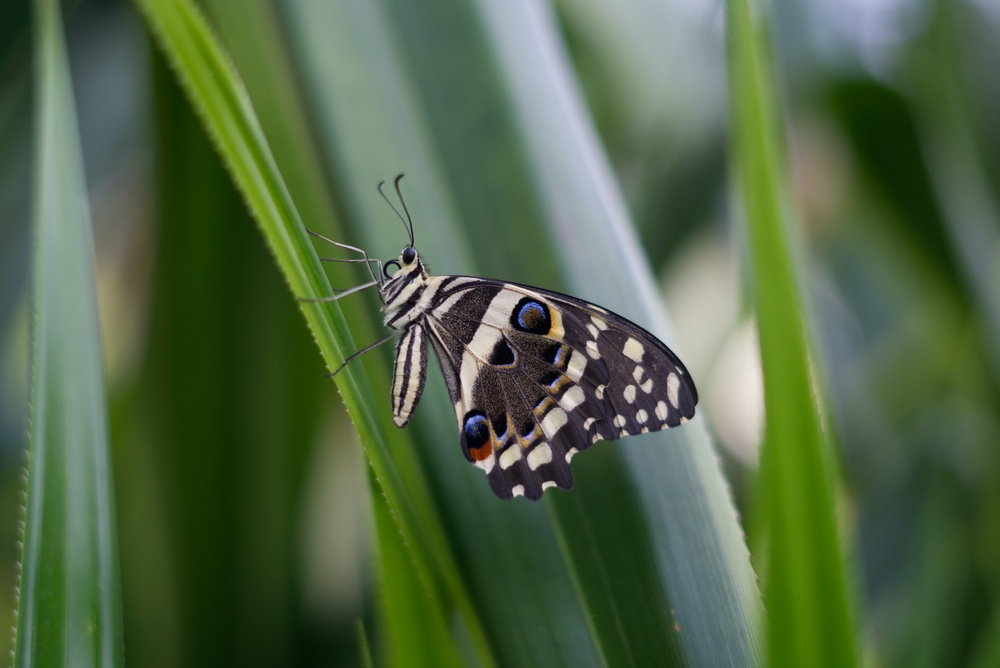
%> input picture Mean&Median Filter/test.jpg, 1000 x 668 px, shrunk from 6024 x 4024 before the run
$ octave MeanMedian.m   (GNU Octave 9; MATLAB toolbox functions it lacks are replaced by stand-ins)
%> lines starting %> are read from the running program, lines starting %| are printed output that depends on the picture
G = rgb2gray(imread('test.jpg'));
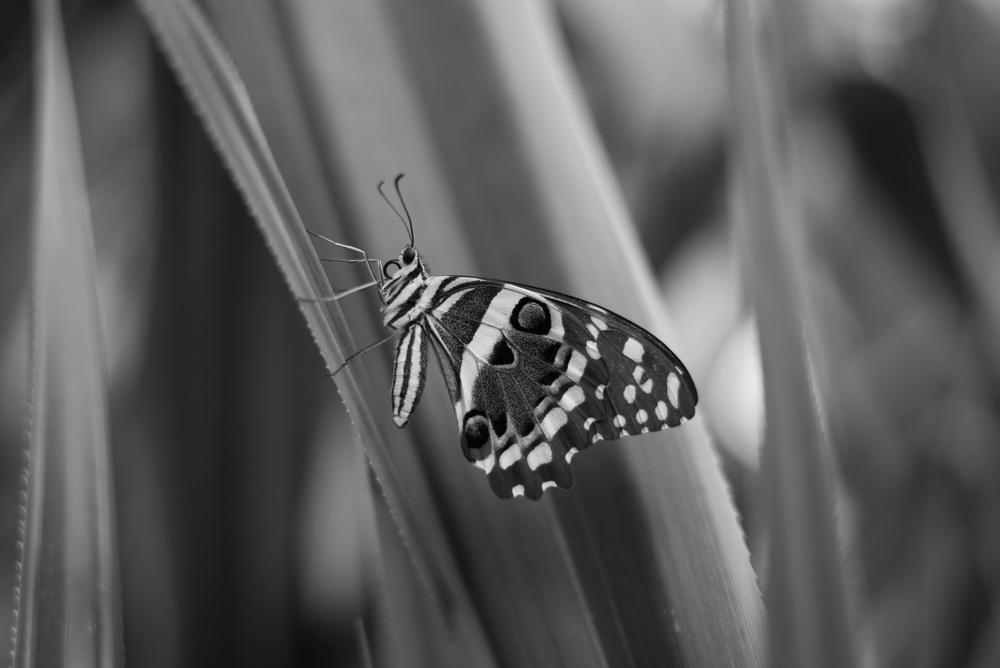
%> G: size 668x1000 uint8; min 0, max 240, mean 92
N = imnoise(G, 'salt & pepper', 0.1);
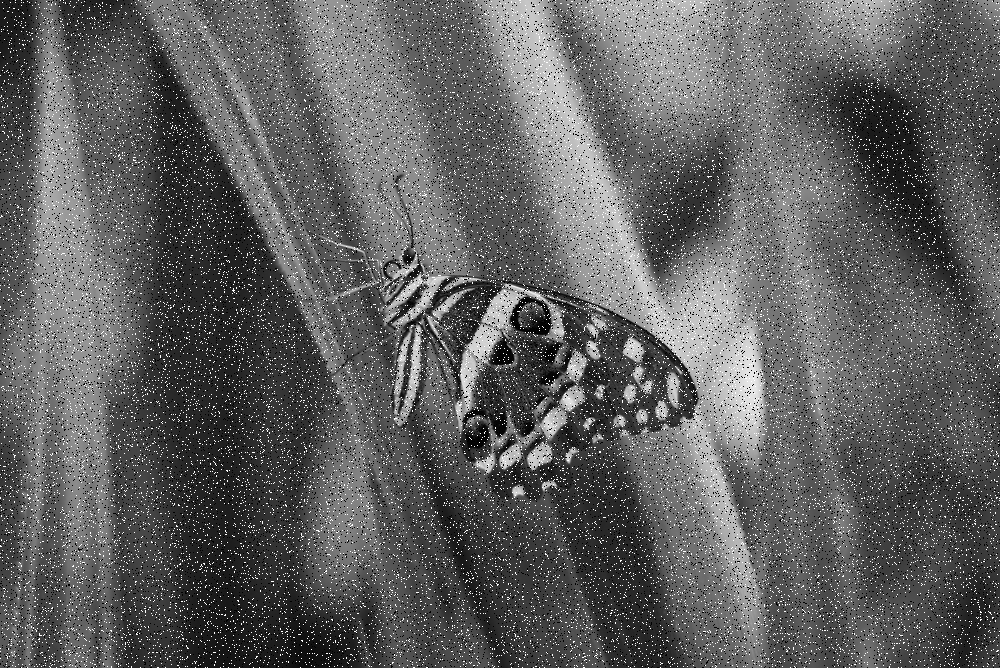
%> N: size 668x1000 uint8; min 0, max 255, mean 95.5
h1 = 1/9*ones(3,3);
h2 = 1/25*ones(5,5);
F1=conv2(G,h1,'same');
F2=conv2(G,h2,'same');
F3 = medfilt2(N,[3 3]);
F4 = medfilt2(N,[5 5]);
figure,subplot(2,3,1),imshow(G);title("Original Image");
subplot(2,3,2),imshow(N);title("Salt & Pepper Noise Image");
subplot(2,3,3),imshow(uint8(F1));title("Mean Filtered Image 3X3 mask");
subplot(2,3,4),imshow(uint8(F2));title("Mean Filtered Image 5X5 mask");
subplot(2,3,5),imshow(uint8(F3));title("Median Filtered Image 3X3 mask");
subplot(2,3,6),imshow(uint8(F4));title("Median Filtered Image 5X5 mask");
